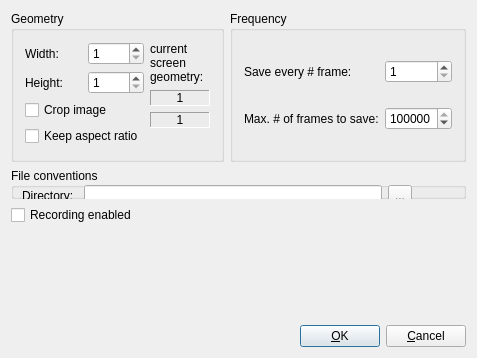
<?xml version="1.0" encoding="UTF-8"?>
<ui version="4.0" stdsetdef="1">
  <author></author>
  <comment></comment>
  <exportmacro></exportmacro>
  <class>SIG_MovieSettingsDialogBase</class>
  <widget class="QDialog" name="SIG_MovieSettingsDialogBase">
    <property name="geometry">
      <rect>
        <x>0</x>
        <y>0</y>
        <width>477</width>
        <height>358</height>
      </rect>
    </property>
    <property name="windowTitle">
      <string>Movie settings</string>
    </property>
    <layout class="QGridLayout">
      <property name="margin">
        <number>11</number>
      </property>
      <property name="spacing">
        <number>6</number>
      </property>
      <item row="1" column="0" rowspan="1" colspan="2">
        <layout class="QVBoxLayout">
          <property name="margin">
            <number>0</number>
          </property>
          <property name="spacing">
            <number>6</number>
          </property>
          <item>
            <widget class="QGroupBox" name="groupboxDirectory">
              <property name="title">
                <string>File conventions</string>
              </property>
              <widget class="QWidget" name="Layout15">
                <property name="geometry">
                  <rect>
                    <x>11</x>
                    <y>17</y>
                    <width>390</width>
                    <height>82</height>
                  </rect>
                </property>
                <layout class="QGridLayout">
                  <property name="margin">
                    <number>0</number>
                  </property>
                  <property name="spacing">
                    <number>6</number>
                  </property>
                  <item row="2" column="2" rowspan="1" colspan="2">
                    <widget class="QLabel" name="textlabelQuality">
                      <property name="text">
                        <string>Quality:</string>
                      </property>
                      <property name="wordWrap">
                        <bool>false</bool>
                      </property>
                    </widget>
                  </item>
                  <item row="2" column="4">
                    <widget class="QSpinBox" name="spinboxQuality">
                      <property name="maximum">
                        <number>100</number>
                      </property>
                      <property name="minimum">
                        <number>1</number>
                      </property>
                      <property name="value">
                        <number>50</number>
                      </property>
                      <property name="toolTip">
                        <string>Set the quality in case a lossy format is used.</string>
                      </property>
                    </widget>
                  </item>
                  <item row="2" column="5">
                    <spacer name="Spacer1_2">
                      <property name="sizeHint">
                        <size>
                          <width>20</width>
                          <height>20</height>
                        </size>
                      </property>
                      <property name="sizeType">
                        <enum>QSizePolicy::Expanding</enum>
                      </property>
                      <property name="orientation">
                        <enum>Qt::Horizontal</enum>
                      </property>
                    </spacer>
                  </item>
                  <item row="1" column="1" rowspan="1" colspan="2">
                    <widget class="QLineEdit" name="lineeditFilePrefix"/>
                  </item>
                  <item row="1" column="0">
                    <widget class="QLabel" name="textlabelFilePrefix">
                      <property name="text">
                        <string>File prefix:</string>
                      </property>
                      <property name="wordWrap">
                        <bool>false</bool>
                      </property>
                    </widget>
                  </item>
                  <item row="0" column="1" rowspan="1" colspan="5">
                    <layout class="QHBoxLayout">
                      <property name="margin">
                        <number>0</number>
                      </property>
                      <property name="spacing">
                        <number>6</number>
                      </property>
                      <item>
                        <widget class="QLineEdit" name="lineeditDirectory"/>
                      </item>
                      <item>
                        <widget class="QToolButton" name="toolbuttonDirectory">
                          <property name="text">
                            <string>...</string>
                          </property>
                        </widget>
                      </item>
                    </layout>
                  </item>
                  <item row="1" column="3" rowspan="1" colspan="3">
                    <widget class="QCheckBox" name="checkboxUseLeadingZeros">
                      <property name="text">
                        <string>Use leading zeros</string>
                      </property>
                      <property name="toolTip">
                        <string>Indicates whether leading zeros will be added to the filenames.</string>
                      </property>
                    </widget>
                  </item>
                  <item row="2" column="0">
                    <widget class="QLabel" name="textlabelFormat">
                      <property name="text">
                        <string>Format:</string>
                      </property>
                      <property name="wordWrap">
                        <bool>false</bool>
                      </property>
                    </widget>
                  </item>
                  <item row="2" column="1">
                    <widget class="QComboBox" name="comboboxFormat">
                      <property name="toolTip">
                        <string>Sets the format in which the simulation will be grabbed. Some are lossy.</string>
                      </property>
                      <item>
                        <property name="text">
                          <string>BMP</string>
                        </property>
                      </item>
                      <item>
                        <property name="text">
                          <string>PNG</string>
                        </property>
                      </item>
                      <item>
                        <property name="text">
                          <string>PPM</string>
                        </property>
                      </item>
                      <item>
                        <property name="text">
                          <string>XBM</string>
                        </property>
                      </item>
                      <item>
                        <property name="text">
                          <string>XPM</string>
                        </property>
                      </item>
                      <item>
                        <property name="text">
                          <string>POV</string>
                        </property>
                      </item>
                    </widget>
                  </item>
                  <item row="0" column="0">
                    <widget class="QLabel" name="textlabelDirectory">
                      <property name="text">
                        <string>Directory:</string>
                      </property>
                      <property name="wordWrap">
                        <bool>false</bool>
                      </property>
                    </widget>
                  </item>
                </layout>
              </widget>
            </widget>
          </item>
          <item>
            <layout class="QHBoxLayout">
              <property name="margin">
                <number>0</number>
              </property>
              <property name="spacing">
                <number>6</number>
              </property>
              <item>
                <widget class="QCheckBox" name="checkboxEnableMovie">
                  <property name="text">
                    <string>Recording enabled</string>
                  </property>
                  <property name="toolTip">
                    <string>Enables or diables recording.</string>
                  </property>
                </widget>
              </item>
              <item>
                <spacer name="Spacer6">
                  <property name="sizeHint">
                    <size>
                      <width>20</width>
                      <height>20</height>
                    </size>
                  </property>
                  <property name="sizeType">
                    <enum>QSizePolicy::Expanding</enum>
                  </property>
                  <property name="orientation">
                    <enum>Qt::Horizontal</enum>
                  </property>
                </spacer>
              </item>
            </layout>
          </item>
          <item>
            <spacer name="Spacer3">
              <property name="sizeHint">
                <size>
                  <width>20</width>
                  <height>20</height>
                </size>
              </property>
              <property name="sizeType">
                <enum>QSizePolicy::Expanding</enum>
              </property>
              <property name="orientation">
                <enum>Qt::Vertical</enum>
              </property>
            </spacer>
          </item>
        </layout>
      </item>
      <item row="2" column="0" rowspan="1" colspan="2">
        <layout class="QHBoxLayout">
          <property name="margin">
            <number>0</number>
          </property>
          <property name="spacing">
            <number>6</number>
          </property>
          <item>
            <spacer name="Spacer1">
              <property name="sizeHint">
                <size>
                  <width>20</width>
                  <height>20</height>
                </size>
              </property>
              <property name="sizeType">
                <enum>QSizePolicy::Expanding</enum>
              </property>
              <property name="orientation">
                <enum>Qt::Horizontal</enum>
              </property>
            </spacer>
          </item>
          <item>
            <widget class="QPushButton" name="pushbuttonOK">
              <property name="text">
                <string>&amp;OK</string>
              </property>
            </widget>
          </item>
          <item>
            <widget class="QPushButton" name="pushbuttonCancel">
              <property name="text">
                <string>&amp;Cancel</string>
              </property>
            </widget>
          </item>
        </layout>
      </item>
      <item row="0" column="1">
        <widget class="QGroupBox" name="groupboxFrequency">
          <property name="title">
            <string>Frequency</string>
          </property>
          <layout class="QGridLayout">
            <property name="margin">
              <number>11</number>
            </property>
            <property name="spacing">
              <number>6</number>
            </property>
            <item row="1" column="2">
              <spacer name="Spacer4">
                <property name="sizeHint">
                  <size>
                    <width>20</width>
                    <height>20</height>
                  </size>
                </property>
                <property name="sizeType">
                  <enum>QSizePolicy::Expanding</enum>
                </property>
                <property name="orientation">
                  <enum>Qt::Horizontal</enum>
                </property>
              </spacer>
            </item>
            <item row="0" column="2">
              <spacer name="Spacer3_2">
                <property name="sizeHint">
                  <size>
                    <width>20</width>
                    <height>20</height>
                  </size>
                </property>
                <property name="sizeType">
                  <enum>QSizePolicy::Expanding</enum>
                </property>
                <property name="orientation">
                  <enum>Qt::Horizontal</enum>
                </property>
              </spacer>
            </item>
            <item row="0" column="0">
              <widget class="QLabel" name="textlabelFrequency">
                <property name="text">
                  <string>Save every # frame:</string>
                </property>
                <property name="wordWrap">
                  <bool>false</bool>
                </property>
              </widget>
            </item>
            <item row="1" column="0">
              <widget class="QLabel" name="textlabelMaxFrames">
                <property name="text">
                  <string>Max. # of frames to save:</string>
                </property>
                <property name="wordWrap">
                  <bool>false</bool>
                </property>
              </widget>
            </item>
            <item row="0" column="1">
              <widget class="QSpinBox" name="spinboxFrequency">
                <property name="maximum">
                  <number>250</number>
                </property>
                <property name="minimum">
                  <number>1</number>
                </property>
                <property name="value">
                  <number>1</number>
                </property>
              </widget>
            </item>
            <item row="1" column="1">
              <widget class="QSpinBox" name="spinboxMaxFrames">
                <property name="maximum">
                  <number>999999</number>
                </property>
                <property name="value">
                  <number>999999</number>
                </property>
              </widget>
            </item>
          </layout>
        </widget>
      </item>
      <item row="0" column="0">
        <widget class="QGroupBox" name="groupboxGeometry">
          <property name="title">
            <string>Geometry</string>
          </property>
          <layout class="QGridLayout">
            <property name="margin">
              <number>11</number>
            </property>
            <property name="spacing">
              <number>6</number>
            </property>
            <item row="0" column="0" rowspan="4" colspan="1">
              <layout class="QGridLayout">
                <property name="margin">
                  <number>0</number>
                </property>
                <property name="spacing">
                  <number>6</number>
                </property>
                <item row="2" column="0" rowspan="1" colspan="2">
                  <widget class="QCheckBox" name="checkboxCropImage">
                    <property name="text">
                      <string>Crop image</string>
                    </property>
                  </widget>
                </item>
                <item row="1" column="1">
                  <widget class="QSpinBox" name="spinboxHeight">
                    <property name="maximum">
                      <number>1200</number>
                    </property>
                    <property name="minimum">
                      <number>1</number>
                    </property>
                    <property name="value">
                      <number>1</number>
                    </property>
                    <property name="toolTip">
                      <string>Sets the height of the grabbed frames.</string>
                    </property>
                  </widget>
                </item>
                <item row="0" column="1">
                  <widget class="QSpinBox" name="spinboxWidth">
                    <property name="maximum">
                      <number>1600</number>
                    </property>
                    <property name="minimum">
                      <number>1</number>
                    </property>
                    <property name="value">
                      <number>1</number>
                    </property>
                    <property name="toolTip">
                      <string>Sets the width of the grabbed frames.</string>
                    </property>
                  </widget>
                </item>
                <item row="3" column="0" rowspan="1" colspan="2">
                  <widget class="QCheckBox" name="checkboxKeepAspectRatio">
                    <property name="text">
                      <string>Keep aspect ratio</string>
                    </property>
                    <property name="checked">
                      <bool>false</bool>
                    </property>
                  </widget>
                </item>
                <item row="1" column="0">
                  <widget class="QLabel" name="textlabelHeight">
                    <property name="text">
                      <string>Height:</string>
                    </property>
                    <property name="wordWrap">
                      <bool>false</bool>
                    </property>
                  </widget>
                </item>
                <item row="0" column="0">
                  <widget class="QLabel" name="textlabelWidth">
                    <property name="text">
                      <string>Width:</string>
                    </property>
                    <property name="wordWrap">
                      <bool>false</bool>
                    </property>
                  </widget>
                </item>
              </layout>
            </item>
            <item row="0" column="1">
              <widget class="QLabel" name="TextLabel1">
                <property name="text">
                  <string>current screen geometry:</string>
                </property>
                <property name="alignment">
                  <set>Qt::AlignVCenter|Qt::AlignLeft</set>
                </property>
                <property name="wordWrap">
                  <bool>true</bool>
                </property>
              </widget>
            </item>
            <item row="3" column="1">
              <spacer name="Spacer31">
                <property name="sizeHint">
                  <size>
                    <width>20</width>
                    <height>20</height>
                  </size>
                </property>
                <property name="sizeType">
                  <enum>QSizePolicy::Expanding</enum>
                </property>
                <property name="orientation">
                  <enum>Qt::Vertical</enum>
                </property>
              </spacer>
            </item>
            <item row="2" column="1">
              <widget class="QLabel" name="textlabelCurScreenHeight">
                <property name="frameShape">
                  <enum>QFrame::Panel</enum>
                </property>
                <property name="frameShadow">
                  <enum>QFrame::Sunken</enum>
                </property>
                <property name="text">
                  <string>1</string>
                </property>
                <property name="alignment">
                  <set>Qt::AlignCenter</set>
                </property>
                <property name="wordWrap">
                  <bool>false</bool>
                </property>
              </widget>
            </item>
            <item row="1" column="1">
              <widget class="QLabel" name="textlabelCurScreenWidth">
                <property name="frameShape">
                  <enum>QFrame::Panel</enum>
                </property>
                <property name="frameShadow">
                  <enum>QFrame::Sunken</enum>
                </property>
                <property name="text">
                  <string>1</string>
                </property>
                <property name="alignment">
                  <set>Qt::AlignCenter</set>
                </property>
                <property name="wordWrap">
                  <bool>false</bool>
                </property>
              </widget>
            </item>
          </layout>
        </widget>
      </item>
    </layout>
  </widget>
  <slots>
    <slot>slotChangedAspectRatio(bool)</slot>
    <slot>slotSetHeight(int)</slot>
    <slot>slotSetWidth(int)</slot>
    <slot>slotToolButtonClicked()</slot>
  </slots>
  <connections>
    <connection>
      <sender>pushbuttonOK</sender>
      <signal>clicked()</signal>
      <receiver>SIG_MovieSettingsDialogBase</receiver>
      <slot>accept()</slot>
    </connection>
    <connection>
      <sender>pushbuttonCancel</sender>
      <signal>clicked()</signal>
      <receiver>SIG_MovieSettingsDialogBase</receiver>
      <slot>reject()</slot>
    </connection>
    <connection>
      <sender>toolbuttonDirectory</sender>
      <signal>clicked()</signal>
      <receiver>SIG_MovieSettingsDialogBase</receiver>
      <slot>slotToolButtonClicked()</slot>
    </connection>
    <connection>
      <sender>checkboxKeepAspectRatio</sender>
      <signal>toggled(bool)</signal>
      <receiver>SIG_MovieSettingsDialogBase</receiver>
      <slot>slotChangedAspectRatio(bool)</slot>
    </connection>
  </connections>
</ui>
